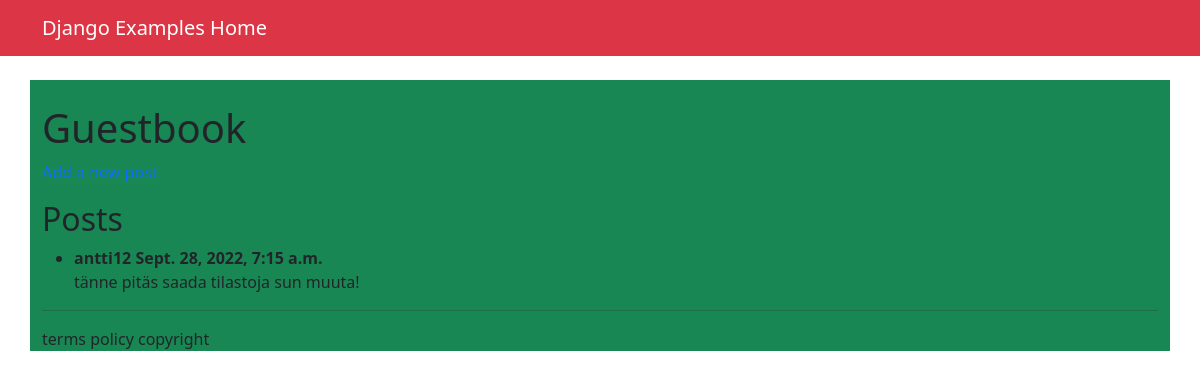
Page /guestbook/ on the committed database.
### guestbook/models.py (models this page shows, shortened)
class Post(models.Model):
    author = models.ForeignKey(User, on_delete=models.CASCADE)
    comment = models.CharField(max_length=1000)
    date = models.DateTimeField('date created', auto_now_add=True)

### guestbook/views.py (the view)
# urls.py: path('',views.FeedbackCreateView.as_view(model=Feedback, success_url=reverse_lazy('feedback:index')), name='index'),
def index(request):
    posts = Post.objects.all().order_by('-date')
    context = {"posts": posts}
    return render(request, 'guestbook/index.html', context)

### guestbook/templates/guestbook/index.html
{% extends 'base.html' %}
{% block content %}
<h1>Guestbook</h1>
<p><a href="{% url 'guestbook:post' %}">Add a new post</a></p>
{% if posts %}
<h2>Posts</h2>
<ul>
    {% for post in posts %}
        <li><strong>{{ post.author }} {{ post.date }}</strong><br>
            {{ post.comment|linebreaks }}
        </li>
    {% endfor %}
</ul>
{% else %}
    <p>No posts were found.</p>
{% endif %}
{% endblock %}

### templates/base.html (shortened to what this page needs)
{% load static %}<!DOCTYPE html>
<html>
  <head>
  <link href="https://cdn.jsdelivr.net/npm/bootstrap@5.1.1/dist/css/bootstrap.min.css" rel="stylesheet">
  </head>
  <body>
    {% block body %}
      <nav class="navbar navbar-expand-lg navbar-dark bg-danger">
        <div class="container">
          <a class="navbar-brand" href="{% url 'home' %}">Django Examples Home</a>
        </div>
      </nav>
      <div class="container bg-success">
        {% block content %}
        {% endblock %}
	{% block footer %}
	<hr>
	<footer>terms policy copyright</footer>
	{% endblock footer %}
      </div>
    {% endblock body %}
  </body>
</html>

### rows in the picture
Post: author "antti12", date "Sept. 28, 2022, 7:15 a.m.", comment "tänne pitäs saada tilastoja sun muuta!"
